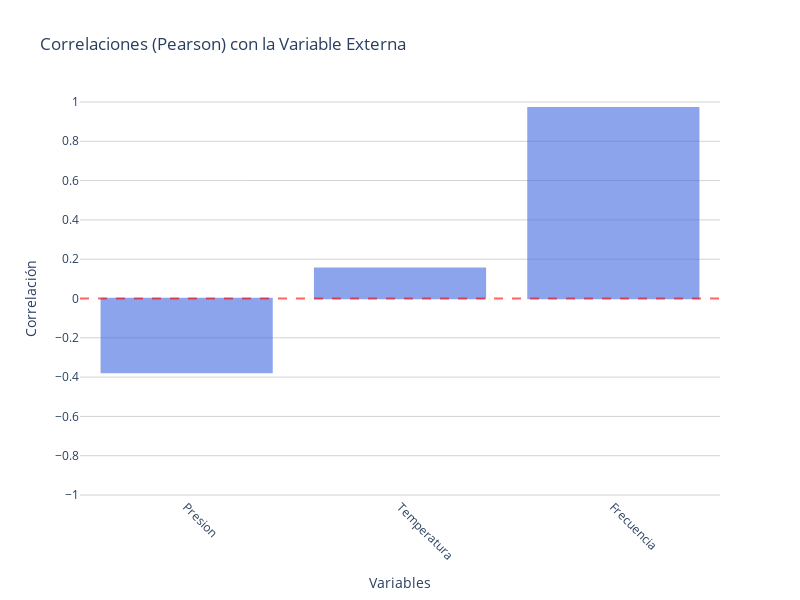

Notebook source saved alongside this figure:
### Code cell
fun.graficar_correlaciones(X, y)

### Figure 1 — Plotly figure (JSON) as saved in the notebook; plotly's stock layout.template omitted (floating-point values rounded to 4 significant figures)
{"data": [{"alignmentgroup": "True", "hovertemplate": "Variables=%{x}<br>Correlación=%{y}<extra></extra>", "legendgroup": "", "marker": {"color": "royalblue", "line": {"color": "royalblue", "width": 1.5}, "pattern": {"shape": ""}}, "name": "", "offsetgroup": "", "opacity": 0.6, "orientation": "v", "showlegend": false, "textposition": "auto", "type": "bar", "x": ["Presion", "Temperatura", "Frecuencia"], "xaxis": "x", "y": [-0.3759, 0.1543, 0.9704], "yaxis": "y"}], "layout": {"barmode": "relative", "height": 600, "legend": {"tracegroupgap": 0}, "plot_bgcolor": "white", "shapes": [{"line": {"color": "red", "dash": "dash"}, "opacity": 0.6, "type": "line", "x0": 0, "x1": 1, "xref": "x domain", "y0": 0, "y1": 0, "yref": "y"}], "title": {"text": "Correlaciones (Pearson) con la Variable Externa"}, "width": 800, "xaxis": {"anchor": "y", "domain": [0, 1], "tickangle": 45, "tickmode": "array", "ticktext": ["Presion", "Temperatura", "Frecuencia"], "tickvals": [0, 1, 2], "title": {"text": "Variables"}}, "yaxis": {"anchor": "x", "domain": [0, 1], "dtick": 0.2, "gridcolor": "lightgray", "range": [-1.01, 1.01], "showgrid": true, "title": {"text": "Correlación"}}}}
